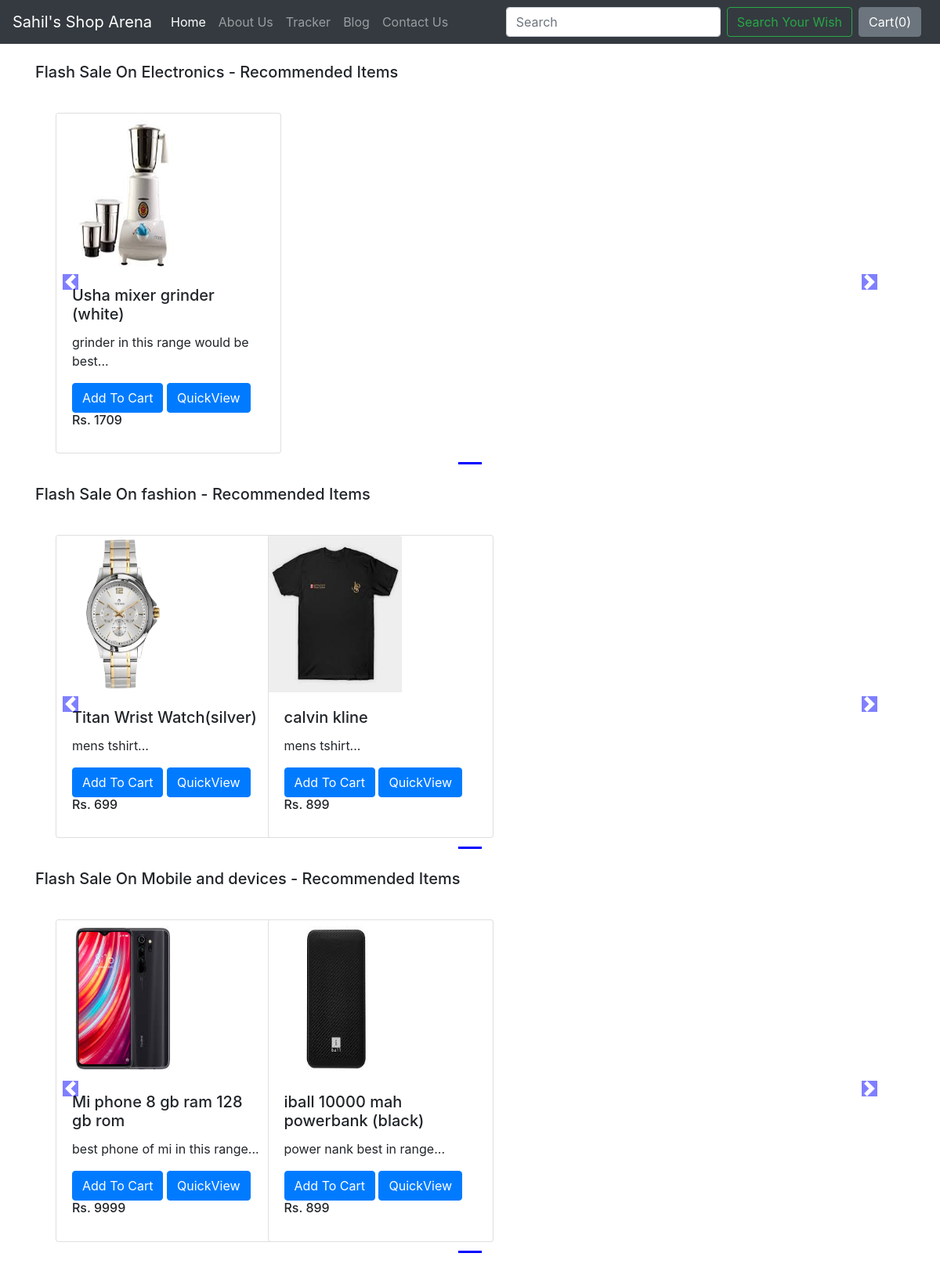
The app's page /shop/ with its own data.
### shop/models.py (models this page shows)
class Product(models.Model):
    Product_id=models.AutoField
    Product_name=models.CharField(max_length=50)
    category=models.CharField(max_length=50,default="")
    subcategory=models.CharField(max_length=50,default="")
    price=models.IntegerField(default=0)
    desc=models.CharField(max_length=300)
    pub_date=models.DateField()
    image=models.ImageField(upload_to="shop/images",default="")
    def __str__(self):
        return self.Product_name

### shop/views.py (the view)
# urls.py: path("",views.index,name="blogHome"),
def index(request):
    allProds = []
    catprods=Product.objects.values('category')
    print(catprods)
    cats = {item['category'] for item in catprods}
    for cat in cats:
        prod=Product.objects.filter(category=cat)
        print(prod)
        n=len(prod)
        nslides=n//4+ceil((n/4)-(n//4))
        allProds.append([prod,range(1,nslides)])
    params={'allProds': allProds}
    return render(request,'shop/index.html',params)

### shop/templates/shop/index.html (shortened to what this page needs)
{% extends 'shop/basic.html' %}
{% block body %}
{% load static %}
<div class="container">
    {% for product, range in allProds %}
    <h5 class="my-4">Flash Sale On {{product.0.category}} - Recommended Items</h5>
    <div class="row">
<div id="demo{{forloop.counter}}" class="col carousel slide my-3" data-ride="carousel">
    <ul class="carousel-indicators">
      <li data-target="#demo{{forloop.counter}}" data-slide-to="0" class="active"><h1>{{forloop.counter}}</h1></li>
    </ul>
    <div class="container carousel-inner no-padding">
      <div class="carousel-item active">
        {% for i in product %}
        <div class="col-xs-3 col-sm-3 col-md-3">
          <div class="card" style="width: 18rem;">
            <img src='/media/{{i.image}}' class="card-img-top" alt="...">
            <div class="card-body">
              <h5 class="card-title" id="namepr{{i.id}}">{{i}}</h5>
              <p class="card-text">{{i.desc|slice:"0:53"}}...</p>
              <span id="divpr{{i.id}}" class="divpr">
              <button id="pr{{i.id}}" class="btn btn-primary cart">Add To Cart</button>
            </span>
              <a href="/shop/product/{{i.id}}"><button id="qv{{i.id}}" class="btn btn-primary cart">QuickView</button></a><br>
              <h6 class="card-title">Rs. <span id="pricepr{{i.id}}"> {{i.price}}</span></h6>
            </div>
          </div>
        </div>
        {% endfor %}
    </div>
</div>
</div>
    <a class="carousel-control-prev" href="#demo{{forloop.counter}}" data-slide="prev">
        <span class="carousel-control-prev-icon"></span>
    </a>
    <a class="carousel-control-next" href="#demo{{forloop.counter}}" data-slide="next">
        <span class="carousel-control-next-icon"></span>
    </a>
        </div>
    {% endfor %}
</div>
 {% endblock %}

### shop/templates/shop/basic.html (shortened to what this page needs)
<html lang="en">
  <head>
    <link rel="stylesheet" href="https://stackpath.bootstrapcdn.com/bootstrap/4.2.1/css/bootstrap.min.css">
  </head>
  <body>
  {% load static %}
    <nav class="navbar navbar-expand-lg navbar-dark bg-dark">
  <a class="navbar-brand" href="/shop">Sahil's Shop Arena</a>
  <div class="collapse navbar-collapse" id="navbarSupportedContent">
    <ul class="navbar-nav mr-auto">
      <li class="nav-item active">
        <a class="nav-link" href="/shop">Home <span class="sr-only">(current)</span></a>
      </li>
      <li class="nav-item">
        <a class="nav-link" href="/shop/about">About Us</a>
      </li>
         <li class="nav-item">
        <a class="nav-link" href="/shop/tracker">Tracker</a>
      </li>
      <li class="nav-item">
        <a class="nav-link" href="/blog">Blog</a>
      </li>
       <li class="nav-item">
        <a class="nav-link" href="/shop/contact">Contact Us</a>
      </li>
    </ul>
    <form class="form-inline my-2 my-lg-0" method="get" action="/shop/search/">
      <input class="form-control mr-sm-2" type="search" placeholder="Search" aria-label="Search" name="search" id="search">
      <button class="btn btn-outline-success my-2 my-sm-0" type="submit">Search Your Wish</button>
    </form>
    <button type="button" class="mx-2 btn btn-secondary" id="popcart" data-html="true" data-container="body" data-toggle="popover" data-placement="bottom" data-content="Vivamus
sagittis lacus vel augue laoreet rutrum faucibus.">
  Cart(<span id="cart">0</span>)
</button>
  </div>
</nav>
  {% block body %} {% endblock %}
  </body>
</html>

### records on screen
Product: category "Electronics", image (picture), Product_name "Usha mixer grinder (white)", desc "grinder in this range would be best", price "1709"
Product: category "fashion", image (picture), Product_name "Titan Wrist Watch(silver)", desc "mens tshirt", price "699"
Product: image (picture), Product_name "calvin kline", desc "mens tshirt", price "899"
Product: category "Mobile and devices", image (picture), Product_name "Mi phone 8 gb ram 128 gb rom", desc "best phone of mi in this range", price "9999"
Product: image (picture), Product_name "iball 10000 mah powerbank (black)", desc "power nank best in range", price "899"
